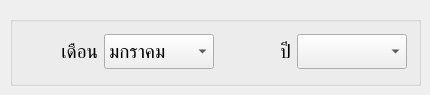
      <widget class="QWidget" name="page_6">
       <widget class="QGroupBox" name="groupBox_3">
        <property name="geometry">
         <rect>
          <x>10</x>
          <y>16</y>
          <width>411</width>
          <height>70</height>
         </rect>
        </property>
        <property name="title">
         <string/>
        </property>
        <widget class="QWidget" name="layoutWidget">
         <property name="geometry">
          <rect>
           <x>16</x>
           <y>16</y>
           <width>381</width>
           <height>39</height>
          </rect>
         </property>
         <layout class="QHBoxLayout" name="horizontalLayout_15">
          <item>
           <widget class="QLabel" name="label_8">
            <property name="font">
             <font>
              <family>BrowalliaUPC</family>
              <pointsize>14</pointsize>
             </font>
            </property>
            <property name="text">
             <string>เดือน</string>
            </property>
            <property name="alignment">
             <set>Qt::AlignRight|Qt::AlignTrailing|Qt::AlignVCenter</set>
            </property>
            <property name="margin">
             <number>7</number>
            </property>
           </widget>
          </item>
          <item>
           <widget class="QComboBox" name="report_month_select">
            <property name="minimumSize">
             <size>
              <width>110</width>
              <height>0</height>
             </size>
            </property>
            <property name="maximumSize">
             <size>
              <width>110</width>
              <height>16777215</height>
             </size>
            </property>
            <property name="font">
             <font>
              <family>BrowalliaUPC</family>
              <pointsize>14</pointsize>
             </font>
            </property>
            <item>
             <property name="text">
              <string>มกราคม</string>
             </property>
            </item>
            <item>
             <property name="text">
              <string>กุมภาพันธ์</string>
             </property>
            </item>
            <item>
             <property name="text">
              <string>มีนาคม</string>
             </property>
            </item>
            <item>
             <property name="text">
              <string>เมษายน</string>
             </property>
            </item>
            <item>
             <property name="text">
              <string>พฤษภาคม</string>
             </property>
            </item>
            <item>
             <property name="text">
              <string>มิถุนายน</string>
             </property>
            </item>
            <item>
             <property name="text">
              <string>กรกฎาคม</string>
             </property>
            </item>
            <item>
             <property name="text">
              <string>สิงหาคม</string>
             </property>
            </item>
            <item>
             <property name="text">
              <string>กันยายน</string>
             </property>
            </item>
            <item>
             <property name="text">
              <string>ตุลาคม</string>
             </property>
            </item>
            <item>
             <property name="text">
              <string>พฤศจิกายน</string>
             </property>
            </item>
            <item>
             <property name="text">
              <string>ธันวาคม</string>
             </property>
            </item>
           </widget>
          </item>
          <item>
           <widget class="QLabel" name="label_4">
            <property name="font">
             <font>
              <family>BrowalliaUPC</family>
              <pointsize>14</pointsize>
             </font>
            </property>
            <property name="text">
             <string>ปี</string>
            </property>
            <property name="alignment">
             <set>Qt::AlignRight|Qt::AlignTrailing|Qt::AlignVCenter</set>
            </property>
            <property name="margin">
             <number>7</number>
            </property>
           </widget>
          </item>
          <item>
           <widget class="QComboBox" name="report_year_select">
            <property name="minimumSize">
             <size>
              <width>110</width>
              <height>0</height>
             </size>
            </property>
            <property name="maximumSize">
             <size>
              <width>110</width>
              <height>16777215</height>
             </size>
            </property>
            <property name="font">
             <font>
              <family>BrowalliaUPC</family>
              <pointsize>14</pointsize>
             </font>
            </property>
           </widget>
          </item>
         </layout>
        </widget>
       </widget>
      </widget>
